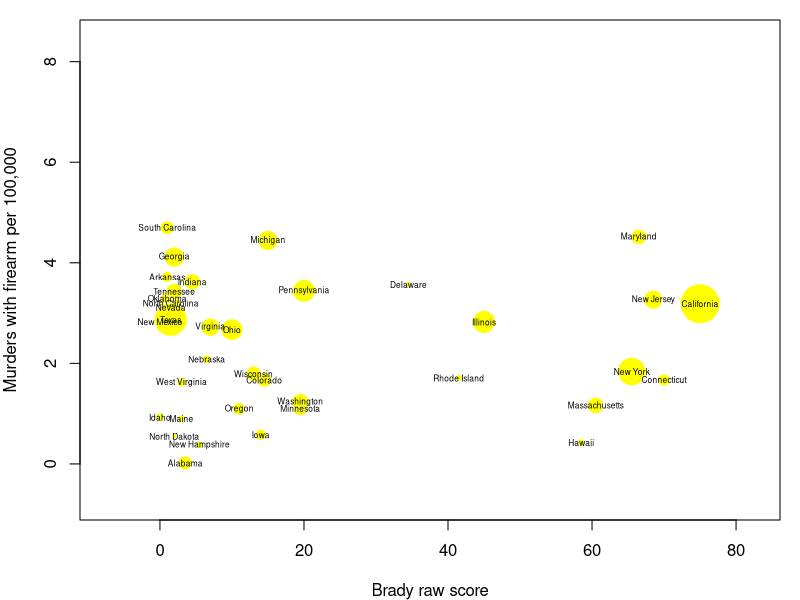
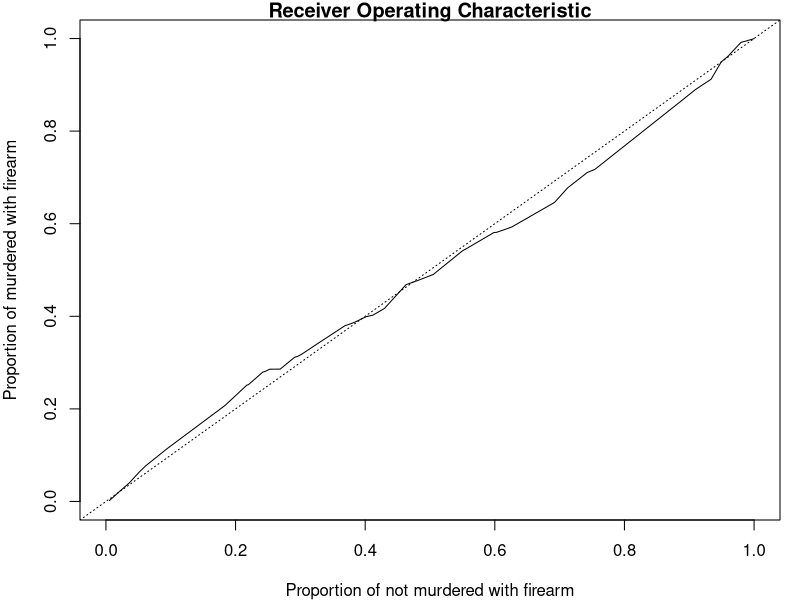
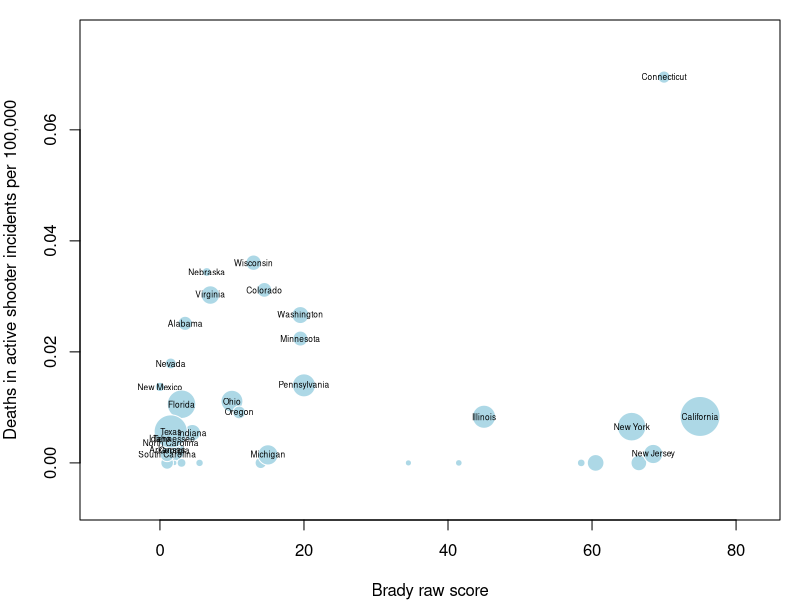
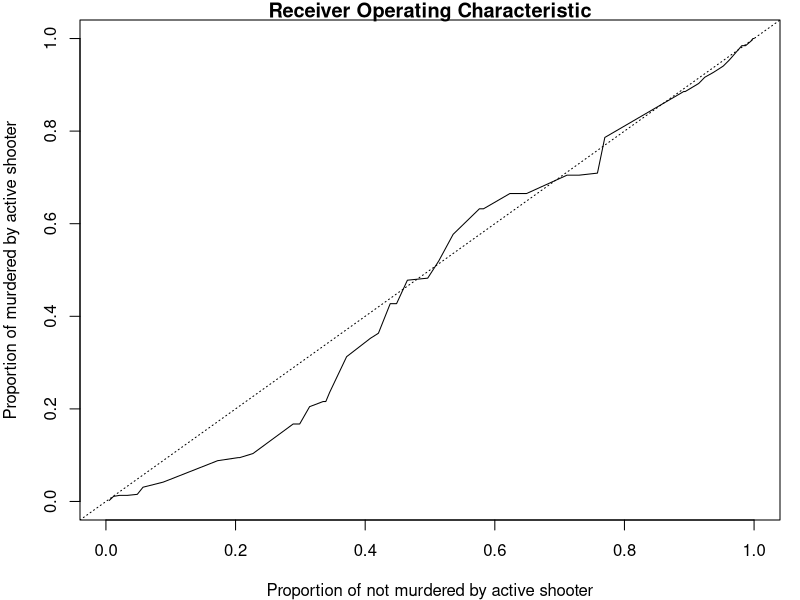

The R script that drew these images, in order:
## ---- chunk 1
d <- read.csv(
text = "
\"state\",brady_raw_score,murders,murders_with_firearms,active_shooter_deaths,population
\"Alabama\",3.5,2,1,17,4830533
\"Alaska\",‐7,34,12,0,737442
\"Arizona\",‐8,304,184,8,6630799
\"Arkansas\",1,154,110,1,2957957
\"California\",75,1745,1224,45,38414128
\"Colorado\",14.5,174,88,23,5271132
\"Connecticut\",70,86,60,35,3597168
\"Delaware\",34.5,39,33,0,925353
\"Florida\",3,,,29,19594467
\"Georgia\",2,534,411,3,9991562
\"Hawaii\",58.5,9,6,0,1408765
\"Idaho\",0,26,15,1,1612785
\"Illinois\",45,433,364,15,12889580
\"Indiana\",4.5,311,238,5,6570518
\"Iowa\",14,42,18,0,3092224
\"Kansas\",‐4,112,78,6,2894630
\"Kentucky\",‐3.5,165,111,5,4398500
\"Louisiana\",‐2,453,356,6,4627491
\"Maine\",3,24,12,0,1328778
\"Maryland\",66.5,379,268,0,5936040
\"Massachusetts\",60.5,135,78,0,6708810
\"Michigan\",15,625,440,2,9900506
\"Minnesota\",19.5,110,60,17,5420541
\"Mississippi\",‐4,142,110,6,2990976
\"Missouri\",‐0.5,371,273,14,6043708
\"Montana\",‐3,15,9,0,1014402
\"Nebraska\",6.5,57,39,9,1869300
\"Nevada\",1.5,157,87,7,2790366
\"New Hampshire\",5.5,21,5,0,1322660
\"New Jersey\",68.5,401,291,2,8907384
\"New Mexico\",0,106,59,4,2086890
\"New York\",65.5,648,362,18,19691032
\"North Carolina\",1.5,452,315,5,9845432
\"North Dakota\",2,11,4,0,723626
\"Ohio\",10,434,309,18,11572232
\"Oklahoma\",1,191,127,0,3853405
\"Oregon\",11,78,43,5,3928030
\"Pennsylvania\",20,594,440,25,12783536
\"Rhode Island\",41.5,31,18,0,1052856
\"South Carolina\",1,296,224,1,4768498
\"South Dakota\",‐4.5,12,3,0,845270
\"Tennessee\",2,327,223,4,6496130
\"Texas\",1.5,1133,760,21,26500674
\"Utah\",‐2,49,31,5,2903685
\"Vermont\",‐4,9,5,2,627129
\"Virginia\",7,315,225,35,8267875
\"Washington\",19.5,155,86,26,6973281
\"West Virginia\",3,54,30,0,1852985
\"Wisconsin\",13,157,103,29,5743653
\"Wyoming\",‐5,15,9,0,583131
")
d$brady_raw_score <- as.numeric(d$brady_raw_score)
d$murders_per_100000 <- 100000 * d$murders / d$population
d$firearm_murders_per_100000 <- d$murders_with_firearms / (d$population/100000)
d$active_shooter_deaths_per_100000 <- d$active_shooter_deaths / (d$population*(2013-2000+1)/100000)
## ---- chunk 2
par(mar=c(4,4,1,1))
symbols(d$brady_raw_score, d$firearm_murders_per_100000, 
     circles=sqrt(d$population), 
  	 xlab="Brady raw score", 
     ylab="Murders with firearm per 100,000",
     fg="white", bg="yellow", inches=0.2
     )
text(d$brady_raw_score, d$firearm_murders_per_100000, d$state, cex=0.5)
## ---- chunk 3
s <- d[order(d$brady_raw_score),]
s <- subset(s, s$state!='Florida') # No data for Florida
plot( cumsum(s$population-s$murders)/sum(s$population-s$murders)
    , cumsum(s$murders)/sum(s$murders)
    , xlim=c(0,1)
    , ylim=c(0,1)
    , xlab="Proportion of not murdered with firearm"
    , ylab="Proportion of murdered with firearm"
    , type='l'
    , main="Receiver Operating Characteristic"
    )
abline(0,1,lty=3)
## ---- chunk 4
summary(lm(d$firearm_murders_per_100000~d$brady_raw_score, weights=d$population))
## ---- chunk 5
par(mar=c(4,4,1,1))
symbols(d$brady_raw_score, d$active_shooter_deaths_per_100000, 
     circles=sqrt(d$population), 
  	 xlab="Brady raw score", 
     ylab="Deaths in active shooter incidents per 100,000",
     fg="white", bg="lightblue", inches=0.2
     )
t <- as.character(d$state)
t[d$active_shooter_deaths == 0] <- ''
text(d$brady_raw_score, d$active_shooter_deaths_per_100000, t, cex=0.5)
## ---- chunk 6
s <- d[order(d$brady_raw_score),]
plot( cumsum(s$population-s$active_shooter_deaths)/sum(s$population-s$active_shooter_deaths)
    , cumsum(s$active_shooter_deaths)/sum(s$active_shooter_deaths)
    , xlim=c(0,1)
    , ylim=c(0,1)
    , xlab="Proportion of not murdered by active shooter"
    , ylab="Proportion of murdered by active shooter"
    , type='l'
    , main="Receiver Operating Characteristic"
    )
abline(0,1,lty=3)
## ---- chunk 7
summary(lm(d$active_shooter_deaths_per_100000~d$brady_raw_score, weights=d$population))
## ---- chunk 8
d$murders_per_100000 <- NULL
d$firearm_murders_per_100000 <- NULL
d$active_shooter_deaths_per_100000 <- NULL
options(scipen=999)
options(width=200)
d
